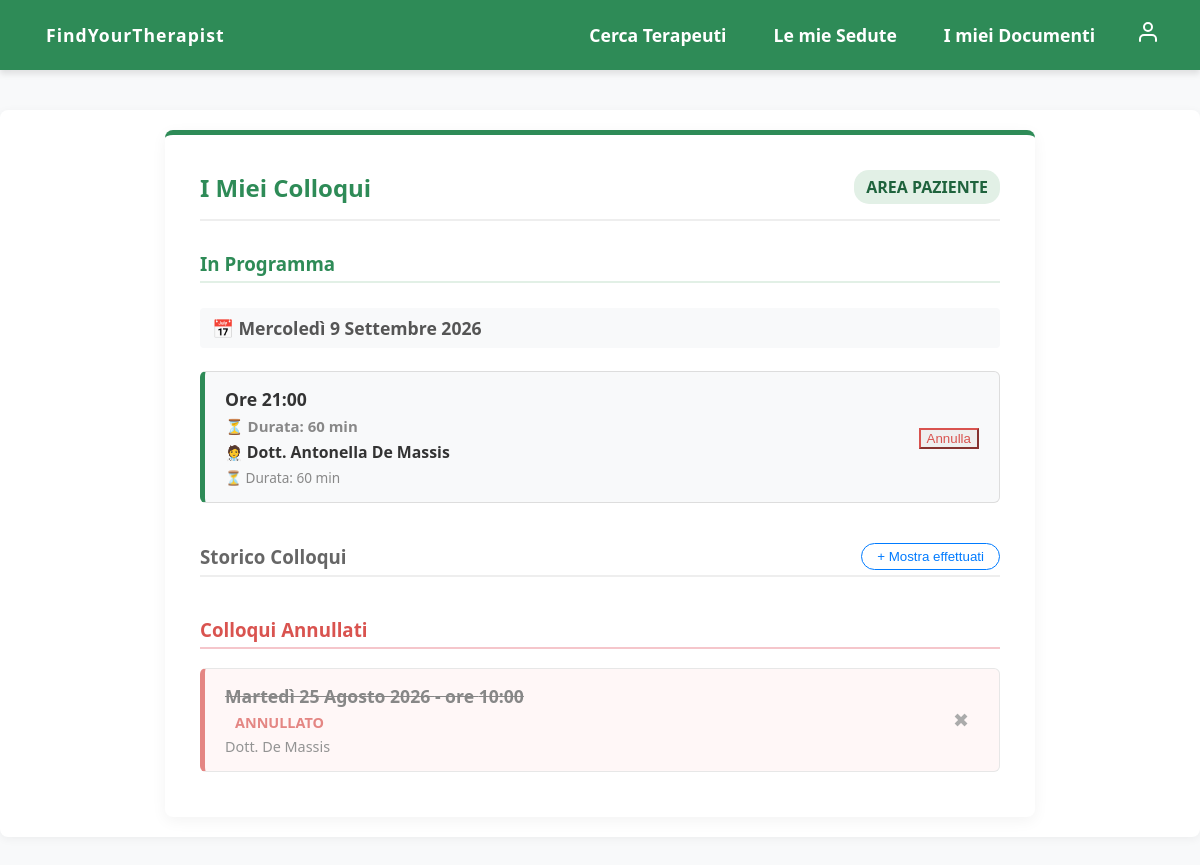
Before: /prenotazioni/visualizza-prenotazioni/ (signed in) with the older database file.
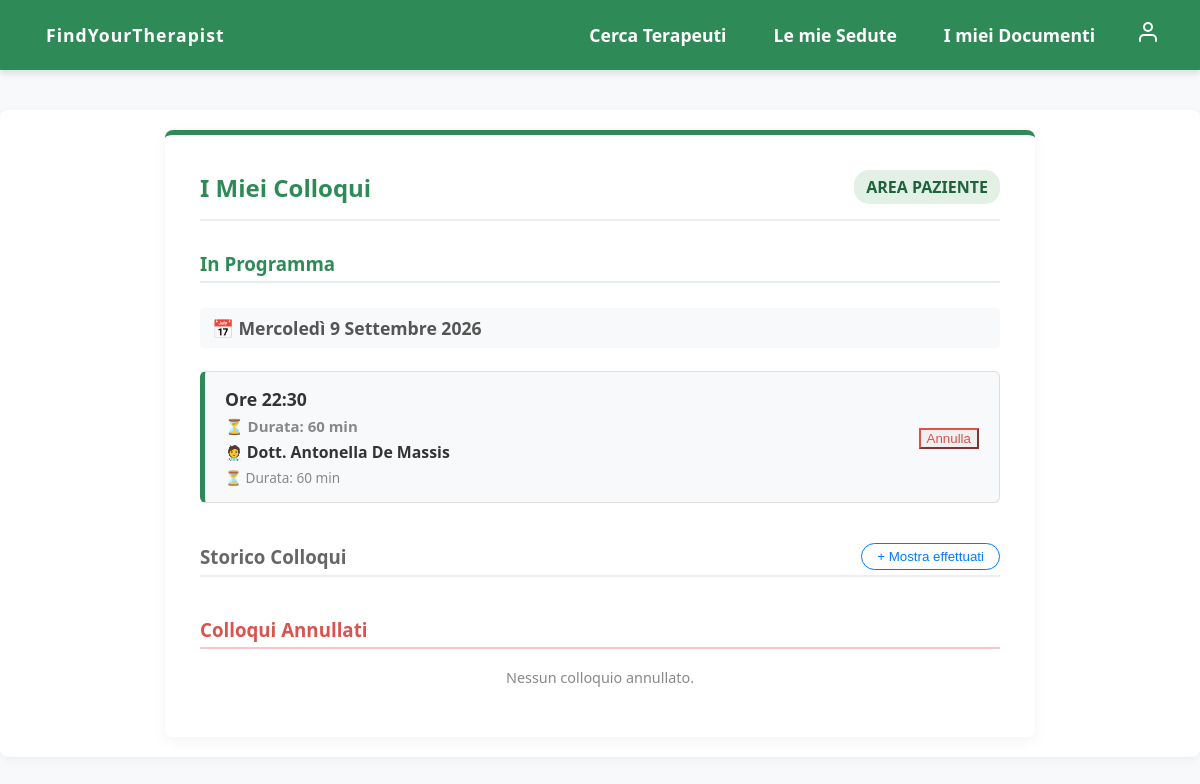
After: the same page with the newer database file.
### prenotazioni/models.py (models this page shows, shortened)
class Prenotazione(models.Model):
    paziente = models.ForeignKey('utenti.Paziente', on_delete=models.CASCADE, related_name='prenotazioni')
    terapeuta = models.ForeignKey('utenti.Terapeuta', on_delete=models.CASCADE, related_name='prenotazioni')
    data_ora = models.DateTimeField()
    durata_minuti = models.PositiveIntegerField(default=60)
    letta_da_medico = models.BooleanField(default=False)
    descrizione = models.TextField(blank=True, null=True, help_text="Descrizione della seduta (opzionale)")
    nascosta_paziente = models.BooleanField(default=False)
    nascosta_terapeuta = models.BooleanField(default=False)
    STATO_CHOICES = [
        ('in_programma', 'In Programma'),
        ('cancellata', 'Cancellata'),
    ]
    stato = models.CharField(max_length=20, choices=STATO_CHOICES, default='in_programma')
    class Meta:
        verbose_name = "Prenotazione"
        verbose_name_plural = "Prenotazioni"
        ordering = ['data_ora']

### utenti/models.py (models this page shows, shortened)
class Terapeuta(models.Model):
    user = models.OneToOneField(User, on_delete=models.CASCADE)
    numero_telefono = models.CharField(max_length=15, blank=True, null=True)
    studi = models.ManyToManyField(Studio, related_name='terapeuti', blank=True)
    prezzo = models.DecimalField(max_digits=6, decimal_places=2, blank=True, null=True)
    descrizione = models.TextField(blank=True, null=True)
    specializzazioni = models.ManyToManyField(Specializzazione, related_name='terapeuti', blank=True)
    pec = models.EmailField(max_length=254, blank=True, null=True)  # PEC del terapeuta
    verified = models.BooleanField(default=False)  # Campo per indicare se il terapeuta è verificato
    link_ordine = models.URLField(max_length=200, blank=True, null=True)  # Link all'ordine degli psicologi
    foto_profilo = models.ImageField(upload_to='foto_profili/terapeuti/', blank=True, null=True)
    class Meta:
        verbose_name = "Terapeuta"
        verbose_name_plural = "Terapeuti"
        ordering = ['id']

### prenotazioni/views.py (the view, shortened to what this page needs)
# urls.py: path('visualizza-prenotazioni/', VisualizzaPrenotazioniView.as_view(), name='visualizza_prenotazioni'),
class VisualizzaPrenotazioniView(LoginRequiredMixin, View):
    def get(self, request):
        ora_attuale = timezone.now()
        if hasattr(request.user, 'paziente'):
            prossimi = Prenotazione.objects.filter(paziente=request.user.paziente, data_ora__gte=ora_attuale, stato='in_programma').order_by('data_ora')
            passati = Prenotazione.objects.filter(paziente=request.user.paziente, data_ora__lt=ora_attuale, stato='in_programma',).order_by('-data_ora')
            cancellati = Prenotazione.objects.filter(paziente=request.user.paziente, stato='cancellata', nascosta_paziente=False).order_by('-data_ora')
            tipo_utente = 'paziente'
            nuovi_id = []
        else:
            messages.error(request, "Accesso negato: profilo non riconosciuto.")
            return redirect('home')
        context = {
            'prossimi': prossimi, 'passati': passati, 'cancellati': cancellati,
            'tipo_utente': tipo_utente, 'nuovi_id': nuovi_id
        }
        return render(request, 'prenotazioni/visualizza_prenotazioni.html', context)

### templates/prenotazioni/visualizza_prenotazioni.html (shortened to what the changed rows need)
{% extends 'base.html' %}
{% load static %}
{% block extra_css %}
    <link rel="stylesheet" href="{% static 'css/prenotazioni.css' %}?v=3">
{% endblock %}
{% block contenuto %}
<div class="prenotazioni-container" style="max-width: 800px; margin: 0 auto;">
    <div class="header-sezione" style="display: flex; justify-content: space-between; align-items: center;">
        <h2>I Miei Colloqui</h2>
        <span class="badge" style="background: #e2f0e6; color: #1f633d; font-size: 1rem;">
        </span>
    </div>
    <h3 style="color: #2e8b57; border-bottom: 2px solid #e2f0e6; padding-bottom: 5px; margin-top: 30px;">In Programma</h3>
    {% if prossimi %}
        {% regroup prossimi by data_ora.date as sedute_per_giorno %}
        {% for gruppo in sedute_per_giorno %}
            <h4 class="header-data-gruppo">
                📅 {{ gruppo.grouper|date:"l j F Y"|title }}
            </h4>
            {% for appuntamento in gruppo.list %}
                <div class="card-lista" style="margin-bottom: 12px; border-left: 5px solid #2e8b57; display: flex; justify-content: space-between; align-items: center;">
                    <div class="card-dettagli">
                        <strong style="font-size: 1.1em; color: #333;">
                            Ore {{ appuntamento.data_ora|time:"H:i" }}
                            <span style="font-size: 0.85em; color: #888; display: block; margin-top: 5px;">⏳ Durata: {{ appuntamento.durata_minuti }} min</span>
                        </strong>
                        {% if tipo_utente == 'paziente' %}
                            <span style="display: block; margin-top: 5px; color: #555;">🧑‍⚕️ <strong>Dott. {{ appuntamento.terapeuta.user.first_name }} {{ appuntamento.terapeuta.user.last_name }}</strong></span>
                        {% else %}
                            <span style="display: block; margin-top: 5px; color: #555;">👤 Paziente: <strong>{{ appuntamento.paziente.user.first_name }} {{ appuntamento.paziente.user.last_name }}</strong></span>
                        {% endif %}
                        <span style="font-size: 0.85em; color: #888; display: block; margin-top: 5px;">⏳ Durata: {{ appuntamento.durata_minuti }} min</span>
                    </div>
                    <div class="card-azioni" style="display: flex; gap: 10px;">
                        <form method="POST" action="{% url 'prenotazioni:elimina_prenotazione' appuntamento.id %}" onsubmit="return confirm('Sei sicuro di voler annullare questo appuntamento?');">
                            <button type="submit" class="btn-secondary-small" style="color: #d9534f; border-color: #d9534f;">Annulla</button>
                        </form>
                    </div>
                </div>
            {% endfor %}
        {% endfor %}
    {% else %}
        <div style="text-align: center; padding: 30px; background: #f8f9fa; border-radius: 8px; color: #666;">
            Nessun colloquio in programma.
        </div>
    {% endif %}
    {% if tipo_utente == 'paziente' %}
        <div style="display: flex; justify-content: space-between; align-items: center; margin-top: 40px; border-bottom: 2px solid #eee; padding-bottom: 5px;">
            <h3 style="color: #666; margin: 0;">Storico Colloqui</h3>
            <button id="btn-toggle-storico" class="btn-secondary-small" style="background: none; color: #007bff; border: 1px solid #007bff; padding: 5px 15px; border-radius: 20px; cursor: pointer;">
            </button>
        </div>
    {% endif %}
    <h3 style="color: #d9534f; border-bottom: 2px solid #f5c6cb; padding-bottom: 5px; margin-top: 40px;">Colloqui Annullati</h3>
    {% if cancellati %}
        <div style="opacity: 0.7;">
            {% for appuntamento in cancellati %}
                <div class="card-lista" style="margin-bottom: 10px; border-left: 5px solid #d9534f; background: #fff5f5; display: flex; justify-content: space-between; align-items: center;">
                    <div class="card-dettagli">
                        <strong style="text-decoration: line-through; color: #555;">{{ appuntamento.data_ora|date:"l j F Y"|title }} - ore {{ appuntamento.data_ora|time:"H:i" }}</strong>
                        <span style="color: #d9534f; font-weight: bold; margin-left: 10px;">ANNULLATO</span>
                        {% if tipo_utente == 'paziente' %}
                            <span style="color: #666; display: block;">Dott. {{ appuntamento.terapeuta.user.last_name }}</span>
                        {% else %}
                            <span style="color: #666; display: block;">Paziente: {{ appuntamento.paziente.user.first_name }} {{ appuntamento.paziente.user.last_name }}</span>
                        {% endif %}
                    </div>
                    <div class="card-azioni">
                        <form method="POST" action="{% url 'prenotazioni:nascondi_prenotazione' appuntamento.id %}">
                            <button type="submit" style="background: none; border: none; color: #888; cursor: pointer; font-size: 1.2em; padding: 5px 10px;" title="Rimuovi dall'elenco">
                                ✖
                            </button>
                        </form>
                    </div>
                </div>
            {% endfor %}
        </div>
    {% else %}
        <p style="text-align: center; color: #888; font-size: 0.9em;">Nessun colloquio annullato.</p>
    {% endif %}
</div>
{% endblock %}

Changed rows visible on the page:
no longer on this page (row edited): Prenotazione: data_ora "Martedì 25 Agosto 2026", data_ora "10:00", terapeuta.user.last_name "De Massis", shown under "Colloqui Annullati"
changed Prenotazione "Antonella": data_ora "21:00" → "22:30"
Other visible differences:
text now shown: "Nessun colloquio annullato."
